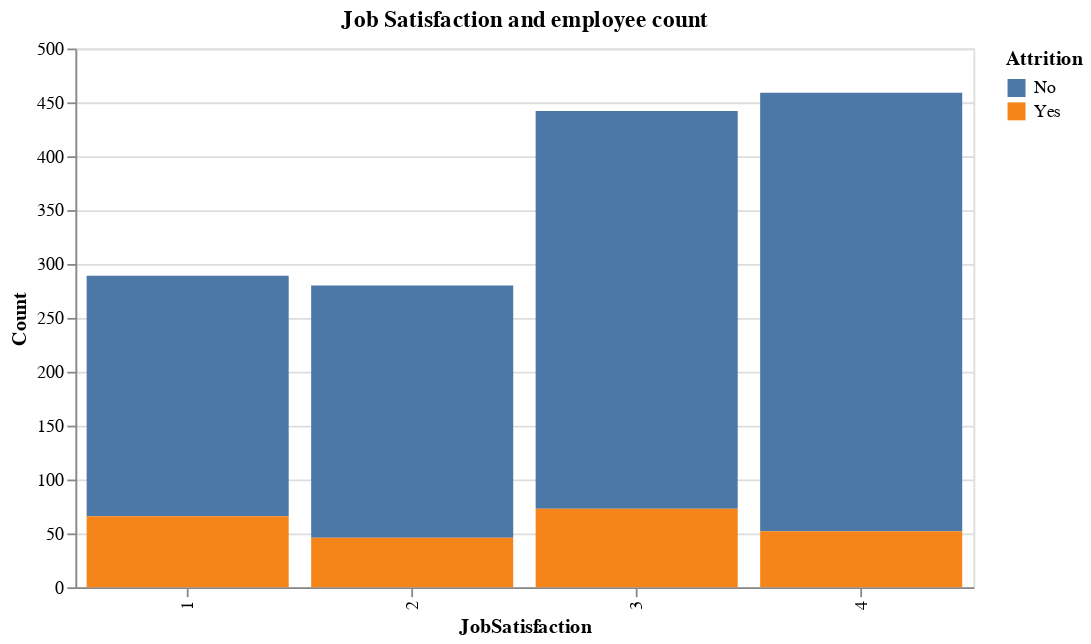

Source (notebook cell):
### Markdown cell above
**Using the Altair library, create a stacked bar chart, with JobSatisfaction on the X-axis, and the employee counts on the Y-axis *( for this you can use count() )*. We also want to color the bar stacks based on Attrition.**

### Code cell
# Calculate employee counts
JobSatisfaction_grouping = df.groupby(['JobSatisfaction', 'Attrition']).size().reset_index(name='Count')

# Create a stacked bar chart
StackedBarChart_JobSatisfaction = alt.Chart(JobSatisfaction_grouping).mark_bar().encode(
    x='JobSatisfaction:O',
    y='Count:Q',
    color='Attrition:N',
    tooltip=['JobSatisfaction', 'Count', 'Attrition']
).properties(
    width=500,
    height=300,
    title='Job Satisfaction and employee count'
)

StackedBarChart_JobSatisfaction.configure_title(
    fontSize=20,
    font='Courier',
    anchor='start',
    color='gray')

# Display the chart
StackedBarChart_JobSatisfaction

### Figure 1 — Vega-Lite specification as saved in the notebook (floating-point values rounded to 4 significant figures)
{"config": {"view": {"continuousWidth": 400, "continuousHeight": 300}}, "data": {"name": "data-8dfe587a9aa34b68a805539364760943"}, "mark": "bar", "encoding": {"color": {"field": "Attrition", "type": "nominal"}, "tooltip": [{"field": "JobSatisfaction", "type": "quantitative"}, {"field": "Count", "type": "quantitative"}, {"field": "Attrition", "type": "nominal"}], "x": {"field": "JobSatisfaction", "type": "ordinal"}, "y": {"field": "Count", "type": "quantitative"}}, "height": 300, "title": "Job Satisfaction and employee count", "width": 500, "$schema": "https://vega.github.io/schema/vega-lite/v4.17.0.json", "datasets": {"data-8dfe587a9aa34b68a805539364760943": [{"JobSatisfaction": 1, "Attrition": "No", "Count": 223}, {"JobSatisfaction": 1, "Attrition": "Yes", "Count": 66}, {"JobSatisfaction": 2, "Attrition": "No", "Count": 234}, {"JobSatisfaction": 2, "Attrition": "Yes", "Count": 46}, {"JobSatisfaction": 3, "Attrition": "No", "Count": 369}, {"JobSatisfaction": 3, "Attrition": "Yes", "Count": 73}, {"JobSatisfaction": 4, "Attrition": "No", "Count": 407}, {"JobSatisfaction": 4, "Attrition": "Yes", "Count": 52}]}}
